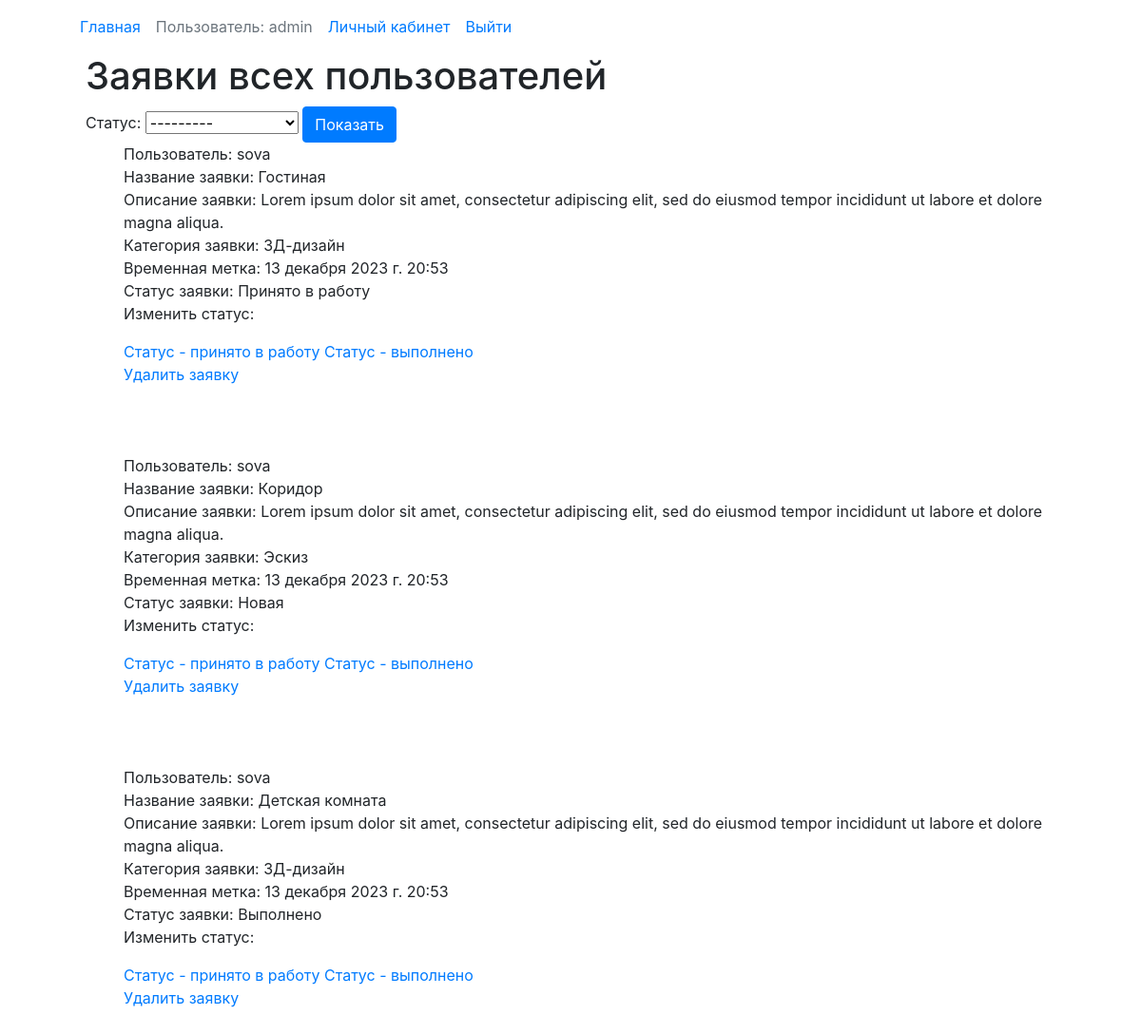
The app's page /catalog/application/application_admin/ (signed in) with its own data.
### catalog/models.py (models this page shows, shortened)
class AdvUser(AbstractBaseUser, PermissionsMixin):
    id = models.AutoField(primary_key=True, unique=True)
    username = models.CharField(max_length=200, unique=True, verbose_name='Логин')
    fullname = models.CharField(max_length=200)
    email = models.EmailField(unique=True, max_length=200)
    is_staff = models.BooleanField(default=False)
    USERNAME_FIELD = 'username'
    EMAIL_FIELD = 'email'
    REQUIRED_FIELDS = ['fullname', 'password', 'email',]
    objects = CustomAccountManager()
    def __str__(self):
        return self.username

class Application(models.Model):
    name = models.CharField(max_length=200, help_text='Введите название заявки', verbose_name='Название')
    summary = models.CharField(max_length=1000, help_text='Введите описание заявки', verbose_name='Описание')
    category = models.ForeignKey('Category', help_text='Выберите категория для заявки', on_delete=models.SET_NULL, null=True, verbose_name='Категория')
    timestamp = models.DateTimeField(default=timezone.now())
    image = models.ImageField(upload_to='images/', validators=[validate_image], help_text='Максимальный размер '
                                                                                          'изображения 2MB', verbose_name='Дизайн(фото)')
    application_status = (
        ('Новая', 'Новая',),
        ('Принято в работу', 'Принято в работу',),
        ('Выполнено', 'Выполнено',)
    )
    status = models.CharField(max_length=50, choices=application_status, blank=True, default='Новая', verbose_name='Статус')
    client = models.ForeignKey(AdvUser, on_delete=models.SET_NULL, null=True, blank=True, to_field='id')
    comment = models.TextField(max_length=500, blank=True)
    design = models.ImageField(upload_to='images/',
                               help_text="Максимальный размер изображения 2MB",
                               blank=True,
                               null=True,
                               validators=[validate_image])

class Category(models.Model):
    name = models.CharField(max_length=200, help_text='Введите категорию заявки', verbose_name='Название')
    def __str__(self):
        return self.name

### catalog/views.py (the view)
class ApplicationListAdmin(LoginRequiredMixin, generic.ListView):
    model = Application
    template_name = 'catalog/application_list_admin.html'
    def get_context_data(self, **kwargs):
        context = super().get_context_data(**kwargs)
        context['filter'] = ApplicationFilter(self.request.GET, queryset=self.get_queryset())
        return context

### catalog/templates/catalog/application_list_admin.html
{% extends "base.html" %}
{% load bootstrap %}
{% block content %}
<div class="container">
    <div class="col mb-3">
        {% if perms.catalog.change_application %}
        <h1>Заявки всех пользователей</h1>
        <form action="" method="GET">
            {{ filter.form|bootstrap }}
            <button type="submit" class="btn btn-primary">Показать</button>
        </form>
        {% if application_list %}
        <ul>
            {% for application in filter.qs %}
            <li>Пользователь: {{application.client}}</li>
            <li>Название заявки: {{application.name}}</li>
            <li>Описание заявки: {{application.summary}}</li>
            <li>Категория заявки: {{application.category}}</li>
            <li>Временная метка: {{application.timestamp}}</li>
            <li>Статус заявки: {{application.status}}</li>
            <div>
                <p>Изменить статус:</p>
                <a href="{% url 'confirm-update' application.pk 'Принято в работу' %}">Статус - принято в работу</a>
                <a href="{% url 'confirm-update' application.pk  'Выполнено' %}">Статус - выполнено</a>
            </div>
            <li><a href="{% url 'application-delete' application.pk %}">Удалить заявку</a></li>
            <br>
            <br>
            <br>
            {% endfor %}
        </ul>
        {% else %}
        <p>Нет заявок.</p>
        {% endif %}
        {% endif %}
    </div>
</div>
{% endblock %}

### catalog/templates/base.html (shortened to what this page needs)
<!DOCTYPE html>
<html lang="en">
<head>
    <link rel="stylesheet" href="https://maxcdn.bootstrapcdn.com/bootstrap/4.0.0/css/bootstrap.min.css"
>
</head>
<body>
<div class="container">
    <div class="container-fluid">
        {% block sidebar %}
        <nav class="navbar navbar-expand-lg bg-body-tertiary text-center">
            <ul class="navbar-nav mr-auto">
                <li class="nav-item"><a href="{% url 'home' %}" class="nav-link">Главная</a></li>
                {% if user.is_authenticated %}
                <li class="nav-item"><a href="" class="nav-link disabled">Пользователь: {{ user.get_username }}</a></li>
                <li class="nav-item"><a href="{% url 'profile' %}" class="nav-link">Личный кабинет</a></li>
                <li class="nav-item"><a href="{% url 'logout' %}?next={{request.path}}" class="nav-link">Выйти</a></li>
                {% else %}
                <li class="nav-item"><a href="{% url 'login' %}?next={{request.path}}" class="nav-link">Войти</a></li>
                <li class="nav-item"><a href="{% url 'register' %}" class="nav-link">Регистрация</a></li>
                {% endif %}
            </ul>
        </nav>
        {% endblock %}
        {% block content %}{% endblock %}
    </div>
</div>
</body>
</html>

### catalog/templates/base.html (style rules this page uses)
li { list-style-type: none; }

### records on screen
AdvUser: get_username "admin"
Application: client "sova", name "Гостиная", summary "Lorem ipsum dolor sit amet, consectetur adipiscing elit, sed do eiusmod tempor incididunt ut labore et dolore magna aliqua.", category "3Д-дизайн", timestamp "13 декабря 2023 г. 20:53", status "Принято в работу"
Application: client "sova", name "Коридор", summary "Lorem ipsum dolor sit amet, consectetur adipiscing elit, sed do eiusmod tempor incididunt ut labore et dolore magna aliqua.", category "Эскиз", timestamp "13 декабря 2023 г. 20:53", status "Новая"
Application: client "sova", name "Детская комната", summary "Lorem ipsum dolor sit amet, consectetur adipiscing elit, sed do eiusmod tempor incididunt ut labore et dolore magna aliqua.", category "3Д-дизайн", timestamp "13 декабря 2023 г. 20:53", status "Выполнено"
